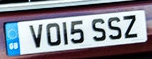
#> input picture detections/crop/car7/license_plate_1.png, 152 x 59 px
$ python license_plate_recognizer.py   (older library calls are emulated)
#> lines starting #> are read from the running program, lines starting #| are printed output that depends on the picture; after the words box and inside, x2 and y2 are one past the last pixel; in counts of white or black regions, pixels touching at a corner belong together
# test file if you want to quickly try tesseract on a license plate image
import pytesseract
import cv2
import os
import numpy as np

# If you don't have tesseract executable in your PATH, include the following:
# pytesseract.pytesseract.tesseract_cmd = r'<full_path_to_your_tesseract_executable>'
# Example tesseract_cmd = r'C:\Program Files (x86)\Tesseract-OCR\tesseract'

# point to license plate image (works well with custom crop function)
gray = cv2.imread("./detections/crop/car7/license_plate_1.png", 0)
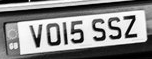
#> gray: shape (59, 152); min 0, max 254, mean 134.8
gray = cv2.resize( gray, None, fx = 3, fy = 3, interpolation = cv2.INTER_CUBIC)
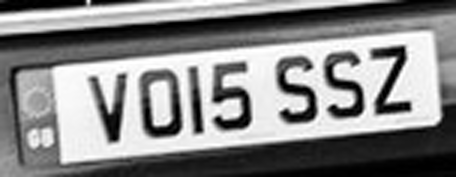
#> gray: shape (177, 456); min 0, max 255, mean 134.9
blur = cv2.GaussianBlur(gray, (5,5), 0)
gray = cv2.medianBlur(gray, 3)
# perform otsu thresh (using binary inverse since opencv contours work better with white text)
ret, thresh = cv2.threshold(blur, 0, 255, cv2.THRESH_OTSU | cv2.THRESH_BINARY_INV)
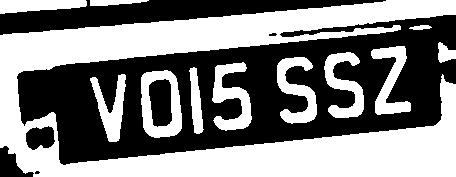
#> thresh: shape (177, 456); 50.5% white; 7 black regions (2 under 20 px), largest, box (x1, y1, x2, y2) and area: (17, 15, 456, 165) 31966, (0, 0, 386, 35) 5991, (149, 79, 172, 127) 911, (0, 146, 34, 177) 537, (26, 126, 55, 150) 528
#> ret = 135
cv2.imshow("Otsu", thresh)
cv2.waitKey(0)
rect_kern = cv2.getStructuringElement(cv2.MORPH_RECT, (3,3))

# apply dilation
dilation = cv2.dilate(thresh, rect_kern, iterations = 1)
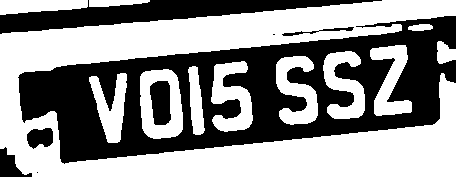
#> dilation: shape (177, 456); 56.1% white; 8 black regions (2 under 20 px)
#cv2.imshow("dilation", dilation)
#cv2.waitKey(0)
# find contours
try:
    contours, hierarchy = cv2.findContours(dilation, cv2.RETR_TREE, cv2.CHAIN_APPROX_SIMPLE)
#> contours = 18 contours, 2 with area under 20; largest, box (x1, y1, x2, y2) and area: (0, 0, 456, 177) 32388, (140, 69, 183, 139) 2548, (211, 61, 253, 132) 1598, (276, 56, 318, 125) 1544, (323, 51, 365, 119) 1478
except:
    ret_img, contours, hierarchy = cv2.findContours(dilation, cv2.RETR_TREE, cv2.CHAIN_APPROX_SIMPLE)
sorted_contours = sorted(contours, key=lambda ctr: cv2.boundingRect(ctr)[0])
#> sorted_contours has the same summary as contours

# create copy of image
im2 = gray.copy()

plate_num = ""
# loop through contours and find letters in license plate
for cnt in sorted_contours:
    x,y,w,h = cv2.boundingRect(cnt)
    height, width = im2.shape

    # if height of box is not a quarter of total height then skip
    if height / float(h) > 6: continue
    ratio = h / float(w)
    # if height to width ratio is less than 1.5 skip
    if ratio < 1.5: continue
    area = h * w
    # if width is not more than 25 pixels skip
    if width / float(w) > 15: continue
    # if area is less than 100 pixels skip
    if area < 100: continue
    # draw the rectangle
    rect = cv2.rectangle(im2, (x,y), (x+w, y+h), (0,255,0),2)
    roi = thresh[y-5:y+h+5, x-5:x+w+5]
    roi = cv2.bitwise_not(roi)
    roi = cv2.medianBlur(roi, 5)
    #cv2.imshow("ROI", roi)
    #cv2.waitKey(0)
#> (the run stopped early here; a loop or call above may not have finished)
